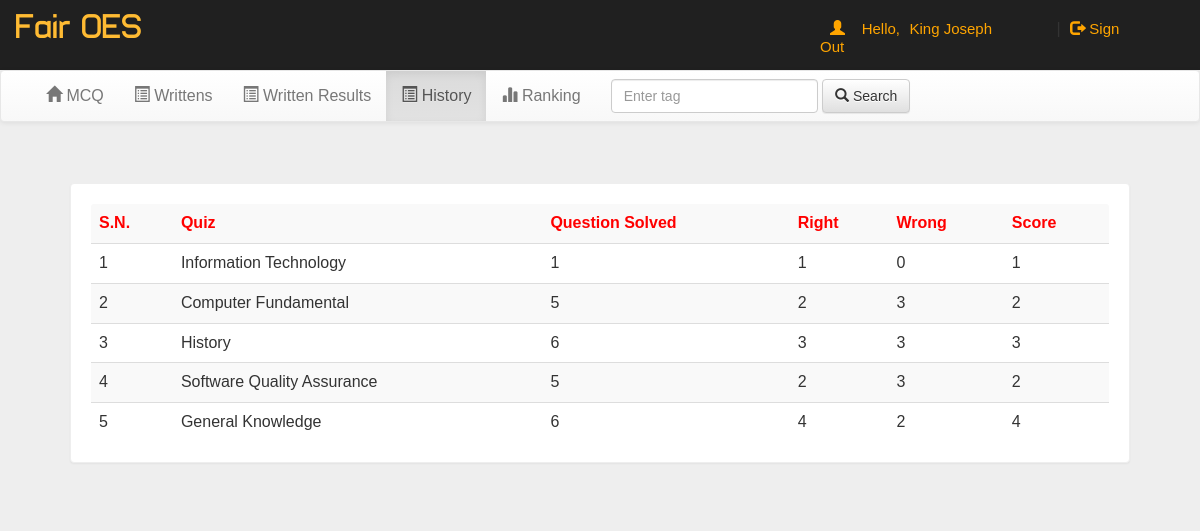
The app's page /account.php?q=2 (signed in) with its own data.
### tables this page shows
CREATE TABLE `history` (
  `email` varchar(50) NOT NULL,
  `eid` text NOT NULL,
  `score` int(11) NOT NULL,
  `level` int(11) NOT NULL,
  `right` int(11) NOT NULL,
  `wrong` int(11) NOT NULL,
  `date` timestamp NOT NULL DEFAULT current_timestamp() ON UPDATE current_timestamp()
);

CREATE TABLE `quiz` (
  `eid` text NOT NULL,
  `title` varchar(100) NOT NULL,
  `right` int(11) NOT NULL,
  `wrong` int(11) NOT NULL,
  `total` int(11) NOT NULL,
  `time` bigint(20) NOT NULL,
  `intro` text NOT NULL,
  `tag` varchar(100) NOT NULL,
  `date` timestamp NOT NULL DEFAULT current_timestamp() ON UPDATE current_timestamp()
);

### account.php (the view, shortened to what this page needs)
<!DOCTYPE html PUBLIC "-//W3C//DTD XHTML 1.0 Transitional//EN" "http://www.w3.org/TR/xhtml1/DTD/xhtml1-transitional.dtd">
<html xmlns="http://www.w3.org/1999/xhtml">
<head>
  <link rel="stylesheet" href="css/bootstrap.min.css" />
  <link rel="stylesheet" href="css/bootstrap-theme.min.css" />
  <link rel="stylesheet" href="css/main.css">
  <link rel="stylesheet" href="css/font.css">
</head>
<body>
  <div class="header">
    <div class="row">
      <div class="col-lg-6">
        <span class="logo">Fair OES</span>
      </div>
      <div class="col-md-4 col-md-offset-2">
        <?php
        include_once 'dbConnection.php';
        if (!(isset($_SESSION['email']))) {
          header("location:index.php");
        } else {
          $name = $_SESSION['name'];
          $email = $_SESSION['email'];
          echo '<span class="pull-right top title1" ><span class="log1"><span class="glyphicon glyphicon-user" aria-hidden="true"></span>&nbsp;&nbsp;&nbsp;&nbsp;Hello,</span> <a href="account.php?q=1" class="log log1">' . $name . '</a>&nbsp;|&nbsp;<a href="logout.php?q=account.php" class="log"><span class="glyphicon glyphicon-log-out" aria-hidden="true"></span>&nbsp;Sign Out</button></a></span>';
        } ?>
      </div>
    </div>
  </div>
  <div class="bg">
    <nav class="navbar navbar-default title1">
      <div class="container-fluid">
        <div class="collapse navbar-collapse" id="bs-example-navbar-collapse-1">
          <ul class="nav navbar-nav">
            <li <?php if (@$_GET['q'] == 1) echo 'class="active"'; ?>><a href="account.php?q=1"><span class="glyphicon glyphicon-home" aria-hidden="true"></span>&nbsp;MCQ<span class="sr-only">(current)</span></a></li>
            <li <?php if (@$_GET['q'] == 8) echo 'class="active"'; ?>><a href="account.php?q=8"><span class="glyphicon glyphicon-list-alt" aria-hidden="true"></span>&nbsp;Writtens</a></li>
            <li <?php if (@$_GET['q'] == 11) echo 'class="active"'; ?>><a href="account.php?q=11&sid=5bdd74"><span class="glyphicon glyphicon-list-alt" aria-hidden="true"></span>&nbsp;Written Results</a></li>
            <li <?php if (@$_GET['q'] == 2) echo 'class="active"'; ?>><a href="account.php?q=2"><span class="glyphicon glyphicon-list-alt" aria-hidden="true"></span>&nbsp;History</a></li>
            <li <?php if (@$_GET['q'] == 3) echo 'class="active"'; ?>><a href="account.php?q=3"><span class="glyphicon glyphicon-stats" aria-hidden="true"></span>&nbsp;Ranking</a></li>
          </ul>
          <form class="navbar-form navbar-left" role="search">
            <div class="form-group">
              <input type="text" class="form-control" placeholder="Enter tag ">
            </div>
            <button type="submit" class="btn btn-default"><span class="glyphicon glyphicon-search" aria-hidden="true"></span>&nbsp;Search</button>
          </form>
        </div>
      </div>
    </nav>
    <div class="container">
      <div class="row">
        <div class="col-md-12">
          <?php
          echo '</table></div>';
          ?>
          <?php
          echo '</table></div>';
          ?>
          <?php
          if (@$_GET['q'] == 2) {
            $q = mysqli_query($con, "SELECT * FROM history WHERE email='$email' ORDER BY date DESC ") or die('Error197');
            echo  '<div class="panel title">
                                              <table class="table table-striped title1" >
                                                <tr style="color:red"><td><b>S.N.</b></td><td><b>Quiz</b></td><td><b>Question Solved</b></td><td><b>Right</b></td><td><b>Wrong<b></td><td><b>Score</b></td>';
            $c = 0;
            while ($row = mysqli_fetch_array($q)) {
              $eid = $row['eid'];
              $s = $row['score'];
              $w = $row['wrong'];
              $r = $row['right'];
              $qa = $row['level'];
              $q23 = mysqli_query($con, "SELECT title FROM quiz WHERE  eid='$eid' ") or die('Error208');
              while ($row = mysqli_fetch_array($q23)) {
                $title = $row['title'];
              }
              $c++;
              echo '<tr><td>' . $c . '</td><td>' . $title . '</td><td>' . $qa . '</td><td>' . $r . '</td><td>' . $w . '</td><td>' . $s . '</td></tr>';
            }
            echo '</table></div>';
          }
          ?>
        </div>
      </div>
</body>
</html>

### css/main.css (style rules this page uses)
body { overflow-x: hidden; width: 100%; font: 15px "Century Gothic", "Times Roman", sans-serif; background: #eee; min-height: 550px; background-attachment: fixed; }
.bg { min-height: 540px; }
.panel { border-color: #eee; margin: 40px; padding: 20px; font: 15px "Century Gothic", "Times Roman", sans-serif; }
.title { font-family: "typo"; }
.header { background: #202020; height: 70px; }
.logo { font-family: "typo"; font-size: 35px; color: #ffbb33; margin: 15px; }
.title1 { font: 16px "Century Gothic", "Times Roman", sans-serif; }
.top { margin-top: 20px; }
.log1 { font: 15px "Ubuntu", sans-serif; color: orange; margin-left: 10px; }
.log { margin: 10px; margin-right: 60px; margin-left: 5px; color: orange; text-decoration: none; font-size: 20px; font-size: 15px; }

### records on screen
history: eid.title "Information Technology", level "1", right "1", wrong "0", score "1"
history: eid.title "Computer Fundamental", level "5", right "2", wrong "3", score "2"
history: eid.title "History", level "6", right "3", wrong "3", score "3"
history: eid.title "Software Quality Assurance", level "5", right "2", wrong "3", score "2"
history: eid.title "General Knowledge", level "6", right "4", wrong "2", score "4"

### other values on screen
$name "King Joseph"
